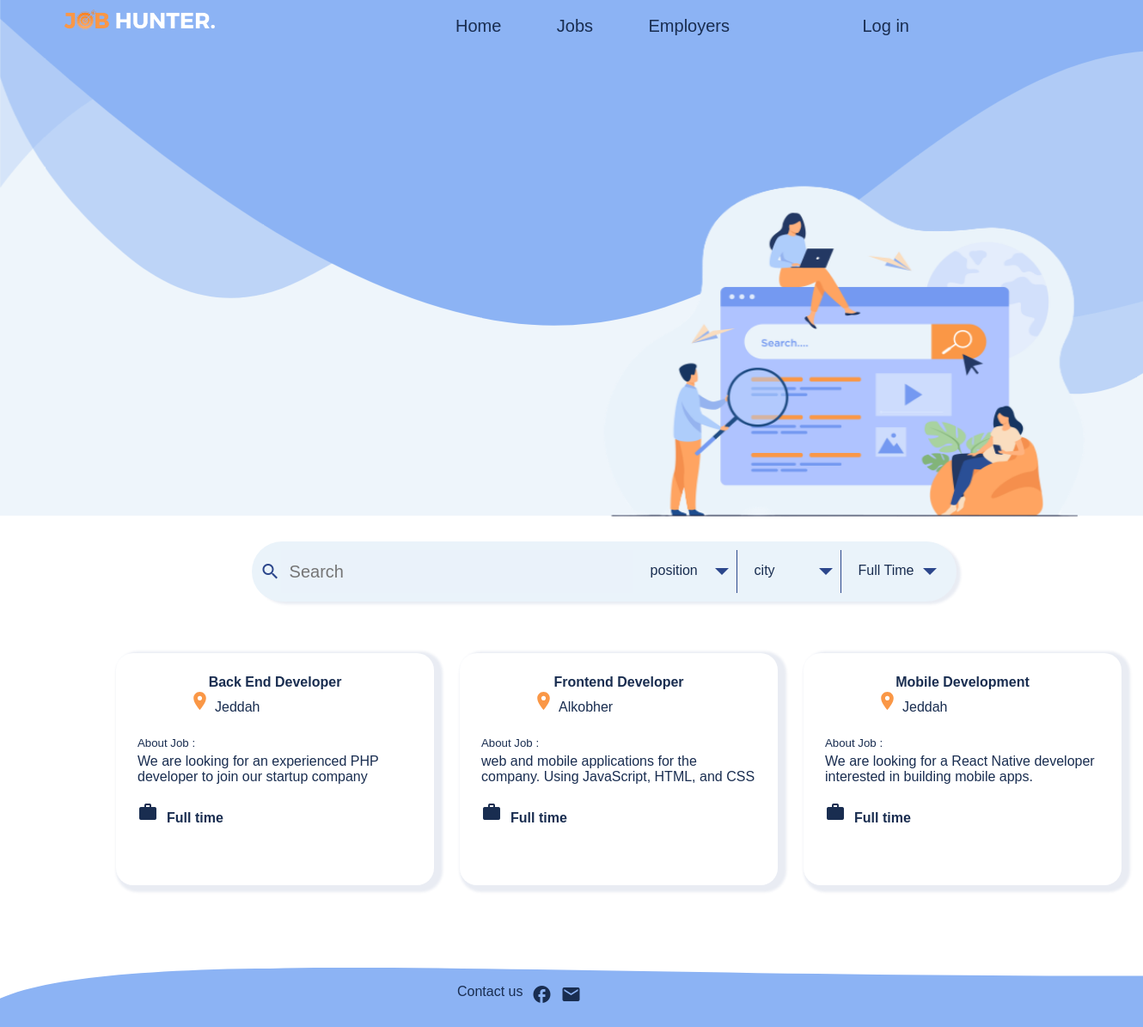
The page /jobSearch.php on the database its author committed.
### tables this page shows
CREATE TABLE `job` (
  `ID` int(11) NOT NULL AUTO_INCREMENT,
  `city` varchar(50) NOT NULL,
  `major` varchar(50) NOT NULL,
  `position` varchar(50) NOT NULL,
  `jobType` varchar(10) NOT NULL,
  `companyName` varchar(50) NOT NULL,
  `title` varchar(50) NOT NULL,
  `description` text NOT NULL,
  `skills` text NOT NULL,
  `qualifications` text NOT NULL,
  `gender` varchar(10) NOT NULL,
  `salary` int(11) NOT NULL,
  `employer_email` varchar(50) NOT NULL,
       PRIMARY KEY(`ID`),
       
       FOREIGN KEY (`companyName`)
        REFERENCES `employer` (`name`) ON DELETE CASCADE ON UPDATE CASCADE ,    
        FOREIGN KEY (`employer_email`)
        REFERENCES `employer` (`email`) ON DELETE CASCADE 
        

);

### jobSearch.php (the view, shortened to what this page needs)
<!DOCTYPE html>
<html>
    <head>
        <link rel="stylesheet" href="styles/jobs.css?<?php echo time(); ?>">
        <link rel="stylesheet" href="styles/NavbarStyles.css">
        <link rel="stylesheet" href="styles/Buttons.css" />
    </head>
    <body>
        <div class="container">
            <div class="custom-shape-divider-top-1612286857">
            </div>
            <div class="header">
                <nav class="navbar">
                    <div class="logo">
                        <img src="img/logo.png">
                    </div>
                    <div class="navbar-items">
                        <a href="home.php" class="navbar-item">Home</a>
                        <a href="jobSearch.php" class="navbar-item">Jobs</a>
                        <a href="EmployerSearch.php" class="navbar-item">Employers</a>
                        <?php
                                print '<a href="LogIn.php" class="navbar-item-span">Log in</a>';
                        ?>
                    </div>
                </nav>
                <img src="img/search.png" class="home-img">
            </div>
            <div class="search">
                <form>
                <div class="search-box">
                        <span class="material-icons" class="search-icon">search</span>
                        <input type="text" class="input" placeholder="Search" name="search">
                        <div class="dropdown">
                            <div class="default_option"><input type="text" name="op1" value="position" id="selected" style="background-color:transparent;border:none; outline:none; cursor:pointer;font-size: 16px;color:#192d50;" readonly></div>
                        </div>
                        <div class="dropdown">
                            <div class="default_option" id="city-select">city</div>
                        </div>
                        <div class="dropdown2">
                            <div class="default_option"><input type="text" name="time" value="Full Time" id="time" style="background-color:transparent;border:none; outline:none; cursor:pointer;font-size: 16px;color:#192d50;" readonly></div>
                        </div>
                </div>
                </form>
            </div>
            <div class="jobs">
            <?php
                if (!($database = mysqli_connect("localhost", "root", "")))
                    die("<p>Could not connect to database</p>");
                $search = $_GET['search'];
                $city = $_GET['city'];
                $op1 = $_GET['op1'];
                $time = $_GET['time'];
                if($search==''){
                    $query = "select city, position, jobType, description, ID from job";
                }elseif(!empty($search) && ($op1=='position') && ($city=='') && ($time=='Full Time')){
                    $query = "select city, position, jobType, description, ID from job WHERE position='".$search."' AND jobType='".$time."'";
                }elseif(!empty($search) && ($op1=='position') && ($city=='') && ($time=='Part Time')){
                    $query = "select city, position, jobType, description, ID from job WHERE position='".$search."' AND jobType='".$time."'";
                }elseif(!empty($search) && ($op1=='position') && !empty($city) && ($time=='Full Time')){
                    $query = "select city, position, jobType, description, ID from job WHERE position='".$search."' AND city='".$city."' AND jobType='".$time."'";
                }elseif(!empty($search) && ($op1=='position') && !empty($city) && ($time=='Part Time')){
                    $query = "select city, position, jobType, description, ID from job WHERE position='".$search."' AND city='".$city."' AND jobType='".$time."'";
                }elseif(!empty($search) && ($op1=='major') && ($city=='') && ($time=='Full Time')){
                    $query = "select city, position, jobType, description, ID from job WHERE major='".$search."' AND jobType='".$time."'";
                }elseif(!empty($search) && ($op1=='major') && ($city=='') && ($time=='Part Time')){
                    $query = "select city, position, jobType, description, ID from job WHERE major='".$search."' AND jobType='".$time."'";
                }elseif(!empty($search) && ($op1=='major') && !empty($city) && ($time=='Full Time')){
                    $query = "select city, position, jobType, description, ID from job WHERE major='".$search."' AND city='".$city."' AND jobType='".$time."'";
                }elseif(!empty($search) && ($op1=='major') && !empty($city) && ($time=='Part Time')){
                    $query = "select city, position, jobType, description, ID from job WHERE major='".$search."' AND city='".$city."' AND jobType='".$time."'";
                }elseif(!empty($search) && ($op1=='company name') && ($city=='') && ($time=='Full Time')){
                    $query = "select city, position, jobType, description, ID from job WHERE companyName='".$search."' AND jobType='".$time."'";
                }elseif(!empty($search) && ($op1=='company name') && ($city=='') && ($time=='Part Time')){
                    $query = "select city, position, jobType, description, ID from job WHERE companyName='".$search."' AND jobType='".$time."'";
                }elseif(!empty($search) && ($op1=='company name') && !empty($city) && ($time=='Full Time')){
                    $query = "select city, position, jobType, description, ID from job WHERE companyName='".$search."' AND city='".$city."' AND jobType='".$time."'";
                }elseif(!empty($search) && ($op1=='company name') && !empty($city) && ($time=='Part Time')){
                    $query = "select city, position, jobType, description, ID from job WHERE companyName='".$search."' AND city='".$city."' AND jobType='".$time."'";
                }else{
                    echo '<p style="color: #192d50;font-size: 18px;text-align: center;margin-left:42%;">There is no jobs</p>';
                }
            ?>
                <div class="job-posts">
                    <ul>
                        <?php
                            $result = mysqli_query($database, $query);
                            $rowcount=mysqli_num_rows($result);
                            if ($result && $rowcount>0) {
                                while ($data = mysqli_fetch_assoc($result)) {
                                    print '<li class="post">';
                                    print '<div class="post-content">';
                                    print '<a class="JobDetails">';
                                    print '<form method="GET" action="JobDetailsPopUp.php" style="position:relative;">';
                                    print '<h4  style="font-weight :bolder" >'. $data['position'] .'</h4>';
                                    print '<span class="icon-side">'. $data['city'] .'</span><br>';
                                    print '<h5>About Job :</h5>';
                                    print '<p class="descrption">' . $data['description'] .'</p>';
                                    print '<p class="time"><span class="material-icons">work</span>'. $data['jobType'] . '</p><br>';
                                    print '</form>';
                                    print '</a>';
                                    print '</div>';
                                    print '</li>';
                                }
                            }else {
                                print'<p style="color: #192d50;font-size: 18px;text-align: center;margin-left:42%;">There is no jobs</p>';
                            }
                        ?>
                    </ul>
                </div>
            </div>
            <div class="footer">
                <div class="footer-content">
                    <p>Contact us</p>
                    <span class="material-icons">facebook</span>
                    <a href="mailto:jobhunter@ksu.com"><span class="material-icons">email</span></a>
                </div>
                <div class="shape-footer" style="height: 150px; overflow: hidden;"><svg viewBox="0 0 500 150" preserveAspectRatio="none"
                    style="height: 100%; width: 100%;">
                    <path d="M-15.58,-15.49 C-16.70,110.81 186.45,57.52 502.48,59.50 L500.00,0.00 L0.00,0.00 Z"
                        style="stroke: none; fill: #8CB3F4;"></path>
                </svg></div>
            </div>
        </div>
    </body>
</html>

### styles/jobs.css (style rules this page uses)
* { margin: 0; padding: 0; font-family: "Lucida Sans", "Lucida Sans Regular", "Lucida Grande", "Lucida Sans Unicode", Geneva, Verdana, sans-serif; font-weight: 400; }
.header { background-color: rgba(234, 243, 250, 0.8); width: 100%; height: 600px; }
.home-img { margin-left: 660px; margin-top: 190px; height: 450px; width: 650px; position: absolute; }
.post { display: inline-block; list-style: none; width: 350px; height: 250px; box-shadow: 5px 3px 3px 5px rgba(43, 70, 139, 0.1); border-radius: 20px; font-size: 16px; margin: 15px; font-family: "Lucida Sans", "Lucida Sans Regular", "Lucida Grande", "Lucida Sans Unicode", Geneva, Verdana, sans-serif; padding: 10px; }
.post h4 { text-align: center; }
.post a { text-decoration: none; color: #192d50; }
.location-icon { fill: #fa9746; height: 25px; width: 25px; margin-left: 60px; margin-right: 5px; }
h5 { text-align: left; }
.time { text-align: left; font-weight: bold; padding-top: 20px; }
.time span { padding-right: 10px; }
.job-posts { padding-top: 45px; padding-left: 30px; }
ul { display: flex; flex-flow: wrap; width: 1200px; margin-left: 90px; }
.post-content { padding: 15px; }
.post-content h5 { padding-top: 25px; }
.descrption { text-align: left; padding-top: 5px; }
.search-box { background-color: #EAF3FA; width: 800px; height: 50px; border-radius: 35px; box-shadow: 5px 3px 3px rgba(43, 70, 139, 0.1); padding: 10px; display: flex; }
.search-box span { color: #2b468b; margin-top: 13px; }
.search-box .input { outline: none; font-size: 20px; width: 400px; height: 100%; position: relative; border: 0; background-color: rgba(234, 243, 250, 0.8); color: #192d50; padding-left: 10px; }
.search-box .dropdown { font-family: "Lucida Sans", "Lucida Sans Regular", "Lucida Grande", "Lucida Sans Unicode", Geneva, Verdana, sans-serif; color: #192d50; padding-top: 15px; padding-left: 20px; width: 100px; border-right: 1px solid #2b468b; cursor: pointer; }
.search-box .dropdown2 { font-family: "Lucida Sans", "Lucida Sans Regular", "Lucida Grande", "Lucida Sans Unicode", Geneva, Verdana, sans-serif; color: #192d50; padding-top: 15px; padding-left: 20px; width: 100px; cursor: pointer; }
.search-box .dropdown::before, .search-box .dropdown2::before { content: ""; position: absolute; margin-left: 75px; margin-top: 6px; border: 8px solid; border-color: #2b468b transparent transparent transparent; }
.search { margin-left: 22%; padding-top: 30px; }
.shape-footer { transform: rotateX(180deg); }
.footer-content { position: absolute; z-index: 2; margin-top: 100px; font-family: "Lucida Sans", "Lucida Sans Regular", "Lucida Grande", "Lucida Sans Unicode", Geneva, Verdana, sans-serif; font-size: 16px; color: #192d50; margin-left: 40%; display: inline-flex; }
.footer-content span { padding-left: 10px; text-decoration: none; color: #192d50; }

### styles/NavbarStyles.css (style rules this page uses)
* { margin: 0; padding: 0; font-family: "Lucida Sans", "Lucida Sans Regular", "Lucida Grande", "Lucida Sans Unicode", Geneva, Verdana, sans-serif; font-weight: 400; }
.navbar { overflow: hidden; display: inline; background-color: white; }
.navbar-item { text-align: center; color: #192d50; font-size: 20px; display: inline-flex; padding: 14px 30px; text-decoration: none; }
.navbar-item-span { text-align: center; color: #192d50; font-size: 20px; display: inline-flex; padding: 10px 30px; text-decoration: none; margin-left: 90px; }
.navbar .logo img { position: absolute; width: 200px; }
.navbar .logo { padding-left: 40px; }
.navbar-items { position: absolute; margin-left: 500px; padding-top: 5px; }
.custom-shape-divider-top-1612286857 { position: absolute; top: 0; left: 0; width: 100%; overflow: hidden; line-height: 0; }
.home-img { margin-left: 660px; margin-top: 190px; height: 450px; width: 650px; position: absolute; }
.logo { margin-left: 25px; position: absolute; }
.logo img { width: 200px; }

### styles/Buttons.css (style rules this page uses)
a { text-decoration: none; }

### rows shown on the page
job: position "Back End Developer", city "Jeddah", description "We are looking for an experienced PHP developer to join our startup company", jobType "Full time"
job: position "Frontend Developer", city "Alkobher", description "web and mobile applications for the company. Using JavaScript, HTML, and CSS", jobType "Full time"
job: position "Mobile Development", city "Jeddah", description "We are looking for a React Native developer interested in building mobile apps.", jobType "Full time"
